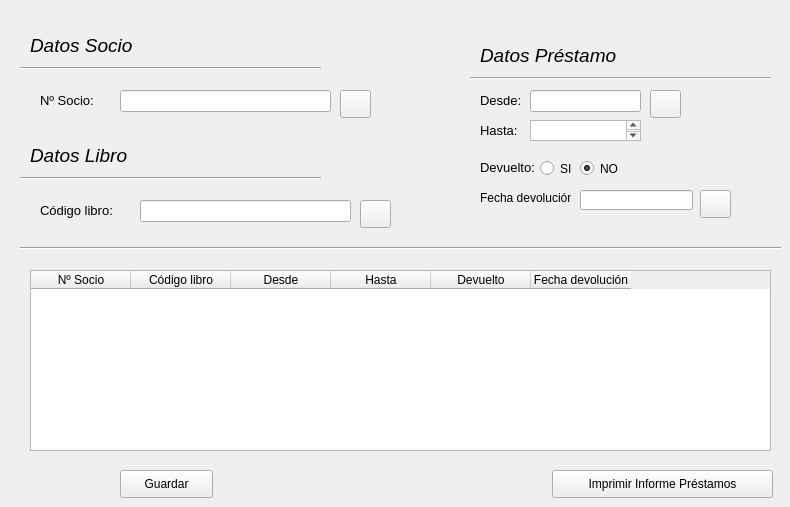
    <widget class="QWidget" name="prestamos">
     <attribute name="title">
      <string>Préstamos</string>
     </attribute>
     <widget class="QLabel" name="datosSocioPrestamo">
      <property name="geometry">
       <rect>
        <x>30</x>
        <y>30</y>
        <width>171</width>
        <height>31</height>
       </rect>
      </property>
      <property name="text">
       <string>&lt;html&gt;&lt;head/&gt;&lt;body&gt;&lt;p&gt;&lt;span style=&quot; font-size:14pt; font-style:italic;&quot;&gt;Datos Socio&lt;/span&gt;&lt;/p&gt;&lt;/body&gt;&lt;/html&gt;</string>
      </property>
     </widget>
     <widget class="Line" name="line">
      <property name="geometry">
       <rect>
        <x>20</x>
        <y>60</y>
        <width>301</width>
        <height>16</height>
       </rect>
      </property>
      <property name="orientation">
       <enum>Qt::Horizontal</enum>
      </property>
     </widget>
     <widget class="QLabel" name="datosLibroPrestamo">
      <property name="geometry">
       <rect>
        <x>30</x>
        <y>140</y>
        <width>171</width>
        <height>31</height>
       </rect>
      </property>
      <property name="text">
       <string>&lt;html&gt;&lt;head/&gt;&lt;body&gt;&lt;p&gt;&lt;span style=&quot; font-size:14pt; font-style:italic;&quot;&gt;Datos Libro&lt;/span&gt;&lt;/p&gt;&lt;/body&gt;&lt;/html&gt;</string>
      </property>
     </widget>
     <widget class="Line" name="line_2">
      <property name="geometry">
       <rect>
        <x>20</x>
        <y>170</y>
        <width>301</width>
        <height>16</height>
       </rect>
      </property>
      <property name="orientation">
       <enum>Qt::Horizontal</enum>
      </property>
     </widget>
     <widget class="QLabel" name="numeroSocioPrestamo">
      <property name="geometry">
       <rect>
        <x>40</x>
        <y>90</y>
        <width>81</width>
        <height>21</height>
       </rect>
      </property>
      <property name="text">
       <string>&lt;html&gt;&lt;head/&gt;&lt;body&gt;&lt;p&gt;&lt;span style=&quot; font-size:10pt;&quot;&gt;Nº Socio:&lt;/span&gt;&lt;/p&gt;&lt;/body&gt;&lt;/html&gt;</string>
      </property>
     </widget>
     <widget class="QLabel" name="codigoLibroPrestamo">
      <property name="geometry">
       <rect>
        <x>40</x>
        <y>200</y>
        <width>101</width>
        <height>21</height>
       </rect>
      </property>
      <property name="text">
       <string>&lt;html&gt;&lt;head/&gt;&lt;body&gt;&lt;p&gt;&lt;span style=&quot; font-size:10pt;&quot;&gt;Código libro:&lt;/span&gt;&lt;/p&gt;&lt;/body&gt;&lt;/html&gt;</string>
      </property>
     </widget>
     <widget class="QLineEdit" name="datoNumeroSocioPrestamo">
      <property name="geometry">
       <rect>
        <x>120</x>
        <y>90</y>
        <width>211</width>
        <height>22</height>
       </rect>
      </property>
     </widget>
     <widget class="QLineEdit" name="datoCodigoLibroPrestamo">
      <property name="geometry">
       <rect>
        <x>140</x>
        <y>200</y>
        <width>211</width>
        <height>22</height>
       </rect>
      </property>
     </widget>
     <widget class="QLabel" name="datosPrestamoPrestamo">
      <property name="geometry">
       <rect>
        <x>480</x>
        <y>40</y>
        <width>171</width>
        <height>31</height>
       </rect>
      </property>
      <property name="text">
       <string>&lt;html&gt;&lt;head/&gt;&lt;body&gt;&lt;p&gt;&lt;span style=&quot; font-size:14pt; font-style:italic;&quot;&gt;Datos Préstamo&lt;/span&gt;&lt;/p&gt;&lt;/body&gt;&lt;/html&gt;</string>
      </property>
     </widget>
     <widget class="Line" name="line_3">
      <property name="geometry">
       <rect>
        <x>470</x>
        <y>70</y>
        <width>301</width>
        <height>16</height>
       </rect>
      </property>
      <property name="orientation">
       <enum>Qt::Horizontal</enum>
      </property>
     </widget>
     <widget class="QLabel" name="fechaDesde">
      <property name="geometry">
       <rect>
        <x>480</x>
        <y>90</y>
        <width>51</width>
        <height>21</height>
       </rect>
      </property>
      <property name="text">
       <string>&lt;html&gt;&lt;head/&gt;&lt;body&gt;&lt;p&gt;&lt;span style=&quot; font-size:10pt;&quot;&gt;Desde:&lt;/span&gt;&lt;/p&gt;&lt;/body&gt;&lt;/html&gt;</string>
      </property>
     </widget>
     <widget class="QLabel" name="fechaHasta">
      <property name="geometry">
       <rect>
        <x>480</x>
        <y>120</y>
        <width>51</width>
        <height>21</height>
       </rect>
      </property>
      <property name="text">
       <string>&lt;html&gt;&lt;head/&gt;&lt;body&gt;&lt;p&gt;&lt;span style=&quot; font-size:10pt;&quot;&gt;Hasta:&lt;/span&gt;&lt;/p&gt;&lt;/body&gt;&lt;/html&gt;</string>
      </property>
     </widget>
     <widget class="QLineEdit" name="lineEditFechaDesde">
      <property name="geometry">
       <rect>
        <x>530</x>
        <y>90</y>
        <width>111</width>
        <height>22</height>
       </rect>
      </property>
     </widget>
     <widget class="QPushButton" name="pushButtonCalendario">
      <property name="geometry">
       <rect>
        <x>650</x>
        <y>90</y>
        <width>31</width>
        <height>28</height>
       </rect>
      </property>
      <property name="icon">
       <iconset resource="calendario.qrc">
        <normaloff>:/calendario/img/calendar-icon.png</normaloff>:/calendario/img/calendar-icon.png</iconset>
      </property>
     </widget>
     <widget class="QTextBrowser" name="textBrowserFechaHasta">
      <property name="geometry">
       <rect>
        <x>530</x>
        <y>120</y>
        <width>111</width>
        <height>21</height>
       </rect>
      </property>
     </widget>
     <widget class="Line" name="line_4">
      <property name="geometry">
       <rect>
        <x>20</x>
        <y>240</y>
        <width>761</width>
        <height>16</height>
       </rect>
      </property>
      <property name="orientation">
       <enum>Qt::Horizontal</enum>
      </property>
     </widget>
     <widget class="QTableWidget" name="tablaPrestamos">
      <property name="geometry">
       <rect>
        <x>30</x>
        <y>270</y>
        <width>741</width>
        <height>181</height>
       </rect>
      </property>
      <column>
       <property name="text">
        <string>Nº Socio</string>
       </property>
      </column>
      <column>
       <property name="text">
        <string>Código libro</string>
       </property>
      </column>
      <column>
       <property name="text">
        <string>Desde</string>
       </property>
      </column>
      <column>
       <property name="text">
        <string>Hasta</string>
       </property>
      </column>
      <column>
       <property name="text">
        <string>Devuelto</string>
       </property>
      </column>
      <column>
       <property name="text">
        <string>Fecha devolución</string>
       </property>
      </column>
     </widget>
     <widget class="QPushButton" name="pushButtonGuardarPrestamo">
      <property name="geometry">
       <rect>
        <x>120</x>
        <y>470</y>
        <width>93</width>
        <height>28</height>
       </rect>
      </property>
      <property name="text">
       <string>Guardar</string>
      </property>
     </widget>
     <widget class="QPushButton" name="pushButtonInformePrestamos">
      <property name="geometry">
       <rect>
        <x>552</x>
        <y>470</y>
        <width>221</width>
        <height>28</height>
       </rect>
      </property>
      <property name="text">
       <string>Imprimir Informe Préstamos</string>
      </property>
     </widget>
     <widget class="QLabel" name="labelDevuelto">
      <property name="geometry">
       <rect>
        <x>480</x>
        <y>160</y>
        <width>61</width>
        <height>16</height>
       </rect>
      </property>
      <property name="text">
       <string>&lt;html&gt;&lt;head/&gt;&lt;body&gt;&lt;p&gt;&lt;span style=&quot; font-size:10pt;&quot;&gt;Devuelto:&lt;/span&gt;&lt;/p&gt;&lt;/body&gt;&lt;/html&gt;</string>
      </property>
     </widget>
     <widget class="QRadioButton" name="radioButtonDevueltoSi">
      <property name="geometry">
       <rect>
        <x>540</x>
        <y>160</y>
        <width>41</width>
        <height>17</height>
       </rect>
      </property>
      <property name="text">
       <string>SI</string>
      </property>
      <attribute name="buttonGroup">
       <string notr="true">buttonGroupDevuelto</string>
      </attribute>
     </widget>
     <widget class="QRadioButton" name="radioButtonDevueltoNo">
      <property name="geometry">
       <rect>
        <x>580</x>
        <y>160</y>
        <width>82</width>
        <height>17</height>
       </rect>
      </property>
      <property name="text">
       <string>NO</string>
      </property>
      <property name="checked">
       <bool>true</bool>
      </property>
      <attribute name="buttonGroup">
       <string notr="true">buttonGroupDevuelto</string>
      </attribute>
     </widget>
     <widget class="QLabel" name="labelFechaDevolucion">
      <property name="geometry">
       <rect>
        <x>480</x>
        <y>190</y>
        <width>91</width>
        <height>16</height>
       </rect>
      </property>
      <property name="text">
       <string>Fecha devolución:</string>
      </property>
     </widget>
     <widget class="QLineEdit" name="lineEditFechaDevolucion">
      <property name="geometry">
       <rect>
        <x>580</x>
        <y>190</y>
        <width>113</width>
        <height>20</height>
       </rect>
      </property>
     </widget>
     <widget class="QPushButton" name="pushButtonCalendarioDevolucion">
      <property name="geometry">
       <rect>
        <x>700</x>
        <y>190</y>
        <width>31</width>
        <height>28</height>
       </rect>
      </property>
      <property name="text">
       <string/>
      </property>
      <property name="icon">
       <iconset resource="calendario.qrc">
        <normaloff>:/calendario/img/calendar-icon.png</normaloff>:/calendario/img/calendar-icon.png</iconset>
      </property>
     </widget>
     <widget class="QPushButton" name="pushButtonBuscarSocioPrestamo">
      <property name="geometry">
       <rect>
        <x>340</x>
        <y>90</y>
        <width>31</width>
        <height>28</height>
       </rect>
      </property>
      <property name="text">
       <string/>
      </property>
      <property name="icon">
       <iconset resource="lupa.qrc">
        <normaloff>:/lupa/img/lupa.jpg</normaloff>:/lupa/img/lupa.jpg</iconset>
      </property>
     </widget>
     <widget class="QPushButton" name="pushButtonBuscarLibroPrestamo">
      <property name="geometry">
       <rect>
        <x>360</x>
        <y>200</y>
        <width>31</width>
        <height>28</height>
       </rect>
      </property>
      <property name="text">
       <string/>
      </property>
      <property name="icon">
       <iconset resource="lupa.qrc">
        <normaloff>:/lupa/img/lupa.jpg</normaloff>:/lupa/img/lupa.jpg</iconset>
      </property>
     </widget>
    </widget>
